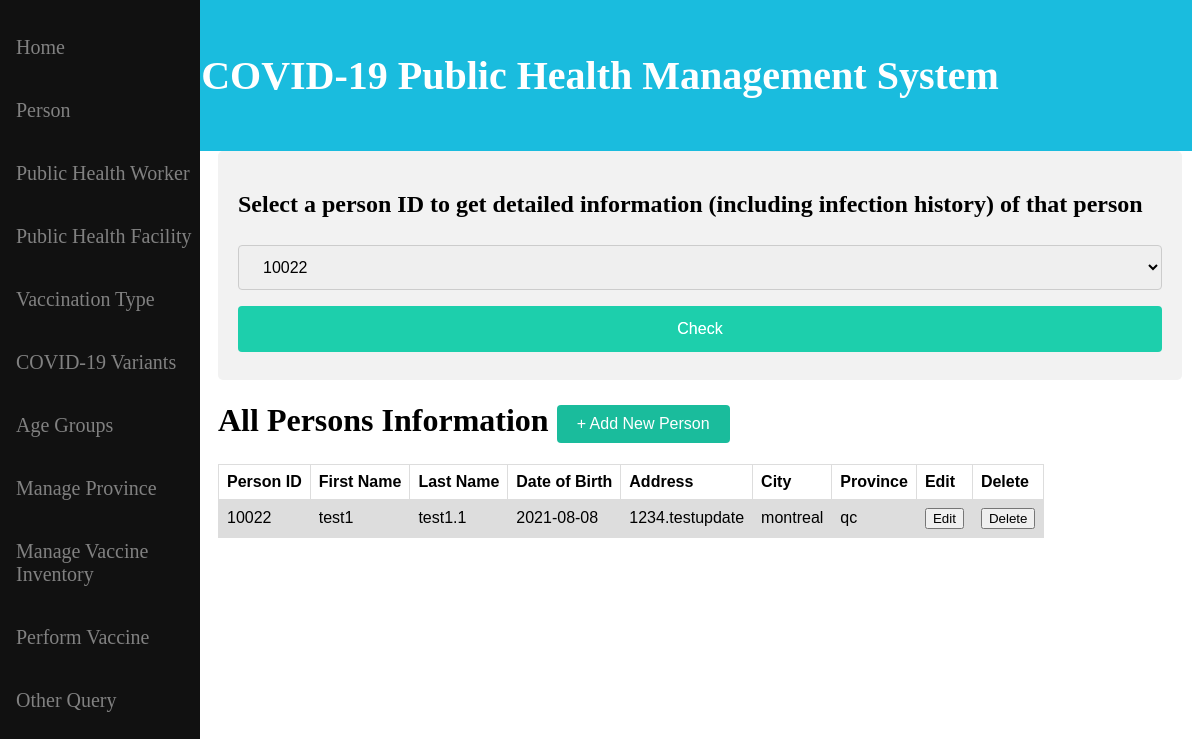
The page /api/person/read.php on the database as committed earlier.
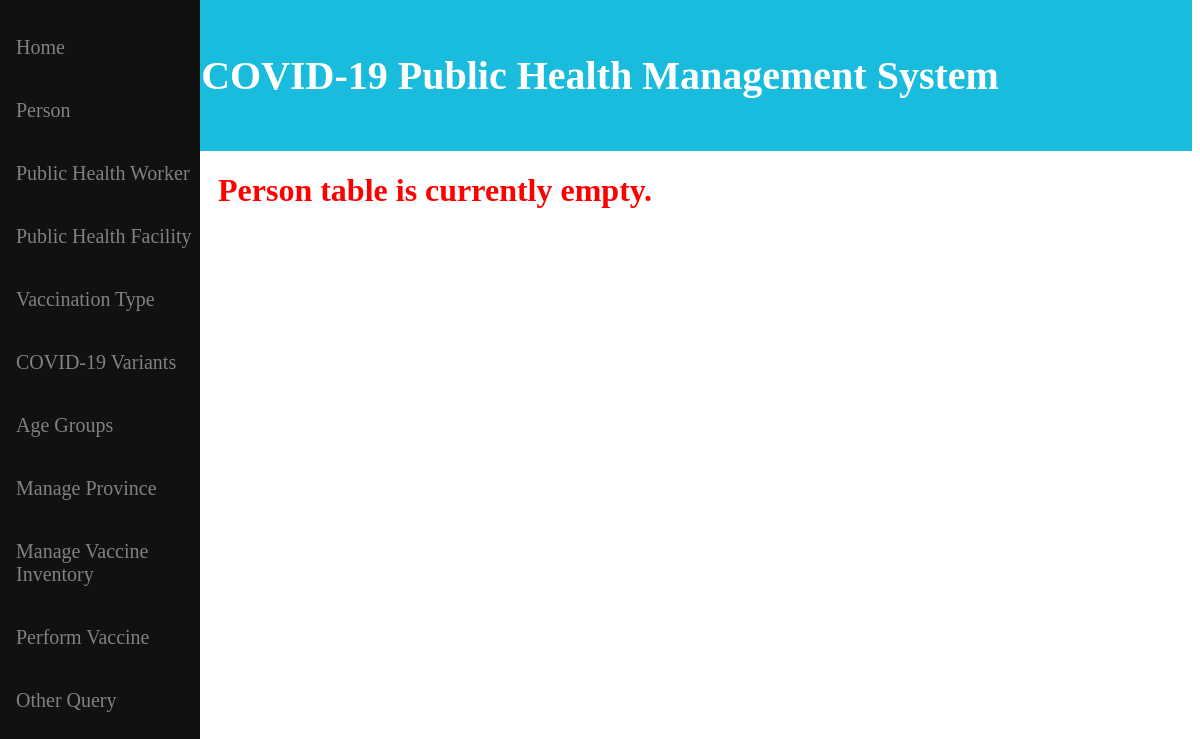
The same page on the database as committed later.
### tables this page shows
CREATE TABLE IF NOT EXISTS person(
	p_id INT AUTO_INCREMENT NOT NULL,
	first_name VARCHAR(50),
    last_name VARCHAR(50),
    dob DATE,
    phone CHAR(10),
    address VARCHAR(100),
    city VARCHAR(50),
    province CHAR(2),
    postal_code CHAR(6),
    email VARCHAR(50),
    citizenship VARCHAR(50),
    PRIMARY KEY(p_id)
);

### models/Person.php (called while the page is built, shortened)
<?php
    class Person {
        private $conn;
        private $table = 'person';
        public function __construct($db) {
            $this->conn = $db;
          }
        public function read(){
            $query = 'SELECT * FROM ' . $this->table .'';
            $stmt = $this->conn->prepare($query);
            $stmt->execute();
            return $stmt;
        }
}

### api/person/read.php (the view, shortened to what this page needs)
<!DOCTYPE HTML>
<html>
<head>
  <link rel="stylesheet" href="../../includes/style.css">
</head>
<body>
<?php
  include('../../includes/header.php');
?>
<div class="sidebar">
  <a href="../../index.php">Home</a>
  <a href="read.php">Person</a>
  <a href="../../api/worker/read_worker.php">Public Health Worker</a>
  <a href="../../api/facility/read_facility.php">Public Health Facility</a>
  <a href="../../api/vaccine/read_vaccine.php">Vaccination Type</a>
  <a href="../../api/variant/read_variant.php">COVID-19 Variants</a>
  <a href="../../api/agegroup/read_agegroup.php">Age Groups</a>
  <a href="../../api/province/read_province.php">Manage Province</a>
  <a href="../../api/inventory/inventory_UI.php">Manage Vaccine Inventory</a>
  <a href="../../api/perform/perform.php">Perform Vaccine</a>
  <a href="../../other_query/other_query_UI.php">Other Query</a>
</div>
<div class="main">
<?php
  include_once '../../models/Person.php';
  $database = new Database();
  $db = $database->connect();
  $person = new Person($db);
  $result = $person->read();
  $num = $result->rowCount();
  if($num > 0) {
    $person_arr = array();
    while($row = $result->fetch(PDO::FETCH_ASSOC)) {
      extract($row);
      $person_item = array(
        'p_id' => $p_id,
        'first_name' => $first_name,
        'last_name' => $last_name,
        'dob' => $dob,
        'phone' => $phone,
        'address' => $address,
        'city' => $city,
        'province' => $province,
        'postal_code' => $postal_code,
        'email' => $email
      );
      array_push($person_arr, $person_item);
    }
    echo "<div class='box'>";
    echo "<form method='get' action='readone.php'>";
    echo "<h2> Select a person ID to get detailed information (including infection history) of that person </h2>";
    echo "<select name='p_id'>";
    foreach($person_arr as $person){
      echo "<option value=". $person['p_id'] .">" . $person['p_id']. "</option>";
    }
    echo "<input type='submit' value='Check'>";
    echo "</form>";
    echo "</div>";
    echo "<h1 style='display: inline-block margin: 0'> All Persons Information <a href='create_UI.php'> <button class='header-button'> + Add New Person </button> </a> </h1>";
    echo '<table>';
    echo '<tr>';
    echo '<th> Person ID </th>';
    echo '<th> First Name </th>';
    echo '<th> Last Name </th>';
    echo '<th> Date of Birth </th>';
    echo '<th> Address </th>';
    echo '<th> City </th>';
    echo '<th> Province </th>';
    echo '<th> Edit </th>';
    echo '<th> Delete </th>';
    echo '</tr>';
    foreach($person_arr as $person) {
      echo '<tr>';
      echo '<td>'. $person['p_id'] .'</td>';
      echo '<td>'. $person['first_name'] .'</td>';
      echo '<td>'. $person['last_name'] .'</td>';
      echo '<td>'. $person['dob'] .'</td>';
      echo '<td>'. $person['address'] .'</td>';
      echo '<td>'. $person['city'] .'</td>';
      echo '<td>'. $person['province'] .'</td>';
      echo "<td>";
      echo "<form method='get' action='update_UI.php'>";
      echo "<button type='submit' name='edit' value='". $person['p_id'] ."'> Edit</button>";
      echo "</form> </td>";
      echo "<td>";
      echo "<form method='get' action='delete.php'>";
      echo "<button type='submit' name='delete' value='". $person['p_id'] ."'> Delete</button>";
      echo "</form> </td>";
      echo '</tr>';
    }
    echo '</table>';
  }
  else {
    echo "<h1 style='color:red'> Person table is currently empty. <h1>";
  }
?>
</div>
</body>
</html>

### includes/header.php (shortened to what this page needs)
<!DOCTYPE html>
<html lang="en">
<head>
</head>
<body>
<div class="header">
  <h1>COVID-19 Public Health Management System</h1>
</div>
</body>
</html>

### includes/style.css (style rules this page uses)
.sidebar { height: 100%; width: 200px; position: fixed; z-index: 1; top: 0; left: 0; background-color: #111; overflow-x: hidden; padding-top: 16px; }
.sidebar a { padding: 20px 8px 20px 16px; text-decoration: none; font-size: 20px; color: #818181; display: block; }
.main { margin-left: 200px; padding: 0px 10px; }
table { font-family: arial, sans-serif; border-collapse: collapse; }
td, th { border: 1px solid #dddddd; text-align: left; padding: 8px; }
tr:nth-child(even) { background-color: #dddddd; }
input[type=submit], input[type=button] { width: 100%; background-color: #1abc9c; color: white; padding: 14px 20px; margin: 8px 0; border: none; border-radius: 4px; cursor: pointer; font-size: 16px; }
input[type=submit], input[type=button]:hover { filter: brightness(110%) }
input[type=text], select { width: 100%; padding: 12px 20px; margin: 8px 0; display: inline-block; border: 1px solid #ccc; border-radius: 4px; box-sizing: border-box; font-size: 16px; }
.box { border-radius: 5px; background-color: #f2f2f2; padding: 20px; }
.header-button { position:relative; background-color: #1abc9c; color: white; text-align: center; vertical-align: middle; font-size: 16px; cursor: pointer; padding:10px 20px 10px 20px; margin:0px 20px 0px 0px; border: none; border-radius: 4px; }

### includes/header.php (style rules this page uses)
body { margin-top: 0; }
.header { padding: 25px; text-align: center; background: #1abcde; color: white; font-size: 20px; }

Rows that differ between the two databases and show on the page:
removed person: p_id "10022", first_name "test1", last_name "test1.1", dob "2021-08-08", address "1234.testupdate", city "montreal", province "qc"
Other text that changed with them:
form field p_id: "10022" → (not shown)
form field value: "Check" → (not shown)
text no longer shown: "Select a person ID to get detailed information (including infection history) of that person All Persons Information + Add New Person Person ID First Name Last Name Date of Birth Address City Province Edit Delete"
text now shown: "Person table is currently empty."
